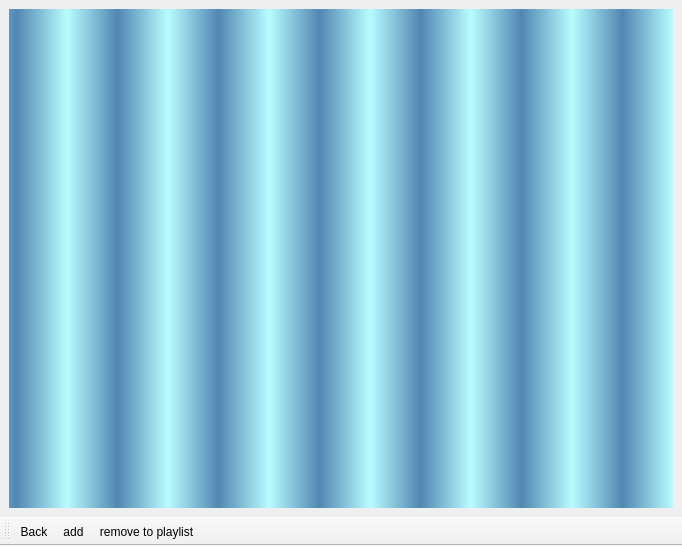
<?xml version="1.0" encoding="UTF-8"?>
<ui version="4.0">
 <class>PlayListClass</class>
 <widget class="QMainWindow" name="PlayListClass">
  <property name="geometry">
   <rect>
    <x>0</x>
    <y>0</y>
    <width>682</width>
    <height>546</height>
   </rect>
  </property>
  <property name="windowTitle">
   <string>MainWindow</string>
  </property>
  <widget class="QWidget" name="centralwidget">
   <layout class="QVBoxLayout" name="verticalLayout_2">
    <item>
     <widget class="QFrame" name="verticalFrame">
      <property name="styleSheet">
       <string notr="true">background-color: qlineargradient(spread:reflect, x1:0.924, y1:1, x2:1, y2:1, stop:0 rgba(71, 127, 174, 238), stop:1 rgba(184, 252, 255, 255));</string>
      </property>
      <layout class="QVBoxLayout" name="verticalLayout"/>
     </widget>
    </item>
   </layout>
  </widget>
  <widget class="QToolBar" name="toolBar">
   <property name="windowTitle">
    <string>toolBar</string>
   </property>
   <attribute name="toolBarArea">
    <enum>BottomToolBarArea</enum>
   </attribute>
   <attribute name="toolBarBreak">
    <bool>false</bool>
   </attribute>
   <addaction name="actionBack"/>
   <addaction name="actionadd"/>
   <addaction name="actionremove_to_playlist"/>
  </widget>
  <action name="actionadd">
   <property name="icon">
    <iconset resource="image.qrc">
     <normaloff>:/new/prefix2/open.svg</normaloff>:/new/prefix2/open.svg</iconset>
   </property>
   <property name="text">
    <string>add</string>
   </property>
  </action>
  <action name="actionremove_to_playlist">
   <property name="icon">
    <iconset resource="image.qrc">
     <normaloff>:/Nishad2m8-Hologram-Recycle-empty.ico</normaloff>:/Nishad2m8-Hologram-Recycle-empty.ico</iconset>
   </property>
   <property name="text">
    <string>remove to playlist</string>
   </property>
  </action>
  <action name="actionBack">
   <property name="icon">
    <iconset resource="image.qrc">
     <normaloff>:/back.png</normaloff>:/back.png</iconset>
   </property>
   <property name="text">
    <string>Back</string>
   </property>
  </action>
 </widget>
 <resources>
  <include location="image.qrc"/>
 </resources>
 <connections/>
</ui>
